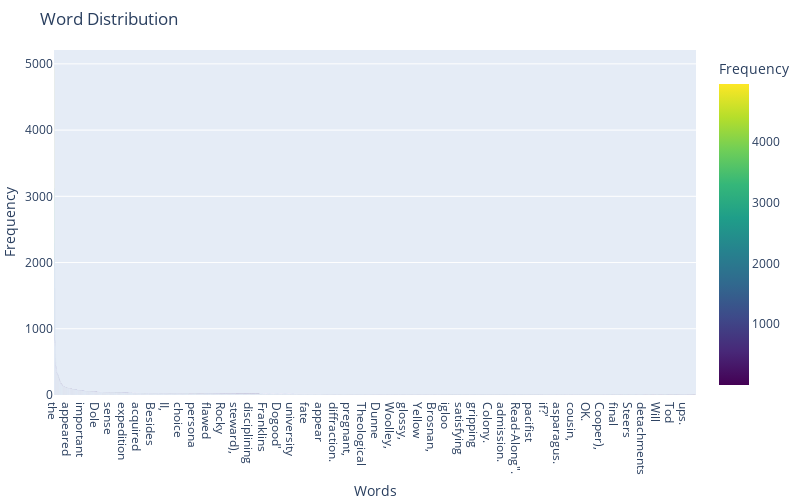

Notebook code cell kept with this figure:
### Code cell
#plot word distribution
plot_word_distrubiton(train_data)

### Figure 1 — Plotly figure (JSON) as saved in the notebook; plotly's stock layout.template omitted (floating-point values rounded to 4 significant figures; data arrays with more than 128 entries replaced by an {"elided": "..."} marker saying what was removed)
{"data": [{"alignmentgroup": "True", "hovertemplate": "Words=%{x}<br>Frequency=%{marker.color}<extra></extra>", "legendgroup": "", "marker": {"color": {"elided": "5860 int values"}, "coloraxis": "coloraxis", "pattern": {"shape": ""}}, "name": "", "offsetgroup": "", "orientation": "v", "showlegend": false, "textposition": "auto", "x": {"elided": "5860 str values"}, "xaxis": "x", "y": {"elided": "5860 int values"}, "yaxis": "y", "type": "bar"}], "layout": {"xaxis": {"anchor": "y", "domain": [0.0, 1.0], "title": {"text": "Words"}}, "yaxis": {"anchor": "x", "domain": [0.0, 1.0], "title": {"text": "Frequency"}, "type": "linear"}, "coloraxis": {"colorbar": {"title": {"text": "Frequency"}}, "colorscale": [[0.0, "#440154"], [0.1111, "#482878"], [0.2222, "#3e4989"], [0.3333, "#31688e"], [0.4444, "#26828e"], [0.5556, "#1f9e89"], [0.6667, "#35b779"], [0.7778, "#6ece58"], [0.8889, "#b5de2b"], [1.0, "#fde725"]]}, "legend": {"tracegroupgap": 0}, "title": {"text": "Word Distribution"}, "barmode": "relative", "height": 500, "width": 800, "margin": {"l": 0, "r": 0, "t": 50, "b": 0}}}
